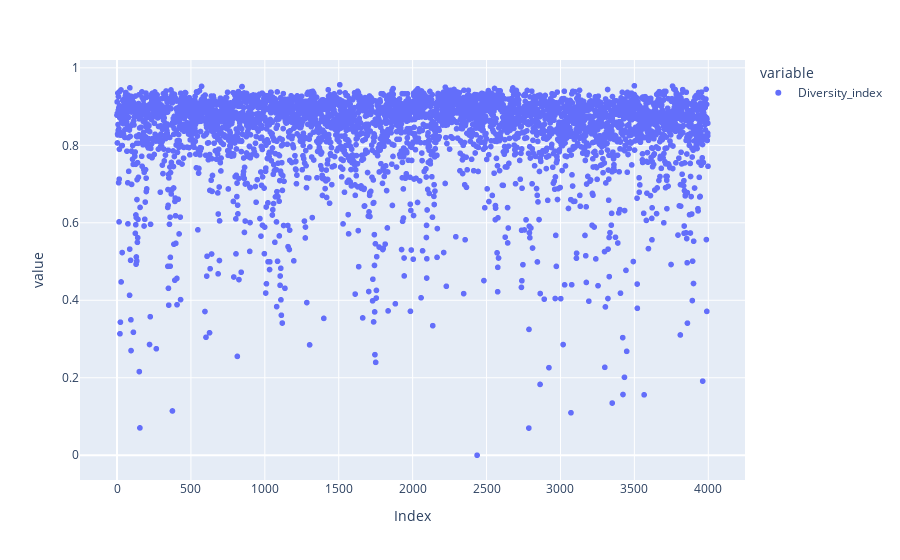

The code cell stored with this chart in its notebook:
### Code cell
#the repartition of the diversity index values
px.scatter(data_frame=df1['Diversity_index'])

### Figure 1 — Plotly figure (JSON) as saved in the notebook; plotly's stock layout.template omitted (floating-point values rounded to 4 significant figures; data arrays with more than 128 entries replaced by an {"elided": "..."} marker saying what was removed)
{"data": [{"hovertemplate": "variable=Diversity_index<br>Index=%{x}<br>value=%{y}<extra></extra>", "legendgroup": "Diversity_index", "marker": {"color": "#636efa", "symbol": "circle"}, "mode": "markers", "name": "Diversity_index", "showlegend": true, "type": "scattergl", "x": {"elided": "3999 int values"}, "xaxis": "x", "y": {"elided": "3999 float values"}, "yaxis": "y"}], "layout": {"legend": {"title": {"text": "variable"}, "tracegroupgap": 0}, "margin": {"t": 60}, "xaxis": {"anchor": "y", "domain": [0, 1], "title": {"text": "Index"}}, "yaxis": {"anchor": "x", "domain": [0, 1], "title": {"text": "value"}}}}
